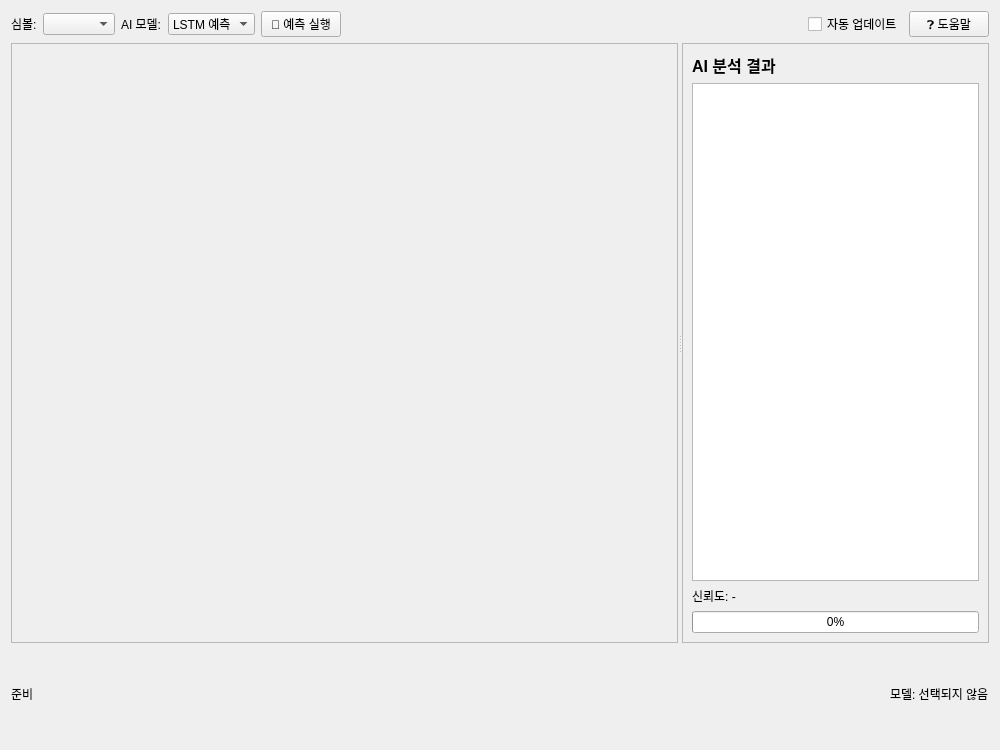
<?xml version="1.0" encoding="UTF-8"?>
<ui version="4.0">
 <class>AIChartDialog</class>
 <widget class="QWidget" name="AIChartDialog">
  <property name="geometry">
   <rect>
    <x>0</x>
    <y>0</y>
    <width>1000</width>
    <height>750</height>
   </rect>
  </property>
  <property name="windowTitle">
   <string>AI 차트 분석</string>
  </property>
  <layout class="QVBoxLayout" name="verticalLayout">
   <item>
    <layout class="QHBoxLayout" name="toolbarLayout">
     <item>
      <widget class="QLabel" name="labelSymbol">
       <property name="text">
        <string>심볼:</string>
       </property>
      </widget>
     </item>
     <item>
      <widget class="QComboBox" name="comboSymbol">
       <property name="minimumWidth">
        <number>150</number>
       </property>
      </widget>
     </item>
     <item>
      <widget class="QLabel" name="labelModel">
       <property name="text">
        <string>AI 모델:</string>
       </property>
      </widget>
     </item>
     <item>
      <widget class="QComboBox" name="comboModel">
       <property name="minimumWidth">
        <number>150</number>
       </property>
       <item>
        <property name="text">
         <string>LSTM 예측</string>
        </property>
       </item>
       <item>
        <property name="text">
         <string>패턴 인식</string>
        </property>
       </item>
       <item>
        <property name="text">
         <string>감성 분석</string>
        </property>
       </item>
       <item>
        <property name="text">
         <string>이상 탐지</string>
        </property>
       </item>
      </widget>
     </item>
     <item>
      <widget class="QPushButton" name="btnPredict">
       <property name="text">
        <string>🔮 예측 실행</string>
       </property>
      </widget>
     </item>
     <item>
      <spacer name="horizontalSpacer">
       <property name="orientation">
        <enum>Qt::Horizontal</enum>
       </property>
       <property name="sizeHint" stdset="0">
        <size>
         <width>40</width>
         <height>20</height>
        </size>
       </property>
      </spacer>
     </item>
     <item>
      <widget class="QCheckBox" name="chkAutoUpdate">
       <property name="text">
        <string>자동 업데이트</string>
       </property>
      </widget>
     </item>
     <item>
      <widget class="QPushButton" name="btnHelp">
       <property name="text">
        <string>❓ 도움말</string>
       </property>
      </widget>
     </item>
    </layout>
   </item>
   <item>
    <widget class="QSplitter" name="splitter">
     <property name="orientation">
      <enum>Qt::Horizontal</enum>
     </property>
     <widget class="QFrame" name="chartContainer">
      <property name="minimumSize">
       <size>
        <width>600</width>
        <height>600</height>
       </size>
      </property>
      <property name="frameShape">
       <enum>QFrame::StyledPanel</enum>
      </property>
      <property name="frameShadow">
       <enum>QFrame::Raised</enum>
      </property>
     </widget>
     <widget class="QFrame" name="infoContainer">
      <property name="minimumSize">
       <size>
        <width>200</width>
        <height>600</height>
       </size>
      </property>
      <property name="frameShape">
       <enum>QFrame::StyledPanel</enum>
      </property>
      <property name="frameShadow">
       <enum>QFrame::Raised</enum>
      </property>
      <layout class="QVBoxLayout" name="verticalLayout_2">
       <item>
        <widget class="QLabel" name="labelInfoTitle">
         <property name="text">
          <string>AI 분석 결과</string>
         </property>
         <property name="styleSheet">
          <string notr="true">font-weight: bold; font-size: 12pt;</string>
         </property>
        </widget>
       </item>
       <item>
        <widget class="QTextEdit" name="textInfo">
         <property name="readOnly">
          <bool>true</bool>
         </property>
        </widget>
       </item>
       <item>
        <widget class="QLabel" name="labelConfidence">
         <property name="text">
          <string>신뢰도: -</string>
         </property>
        </widget>
       </item>
       <item>
        <widget class="QProgressBar" name="progressConfidence">
         <property name="value">
          <number>0</number>
         </property>
        </widget>
       </item>
      </layout>
     </widget>
    </widget>
   </item>
   <item>
    <layout class="QHBoxLayout" name="statusLayout">
     <item>
      <widget class="QLabel" name="labelStatus">
       <property name="text">
        <string>준비</string>
       </property>
      </widget>
     </item>
     <item>
      <spacer name="horizontalSpacer_2">
       <property name="orientation">
        <enum>Qt::Horizontal</enum>
       </property>
       <property name="sizeHint" stdset="0">
        <size>
         <width>40</width>
         <height>20</height>
        </size>
       </property>
      </spacer>
     </item>
     <item>
      <widget class="QLabel" name="labelModel Info">
       <property name="text">
        <string>모델: 선택되지 않음</string>
       </property>
      </widget>
     </item>
    </layout>
   </item>
  </layout>
 </widget>
 <resources/>
 <connections/>
</ui>
